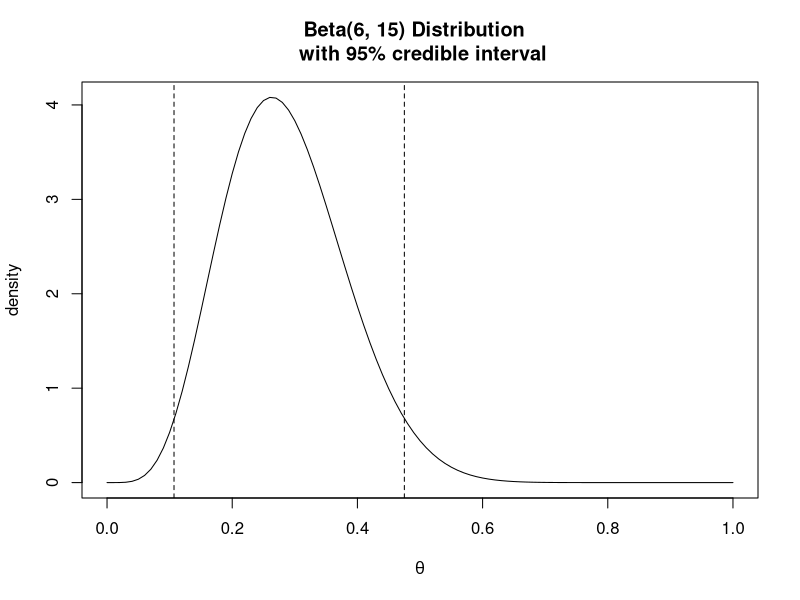

Generate this figure with R:
p <- seq(0, 1, 0.01)
options(repr.plot.width=7, repr.plot.height=4)
plot(p, dbeta(p, 6, 15), type="l", main="Beta(6, 15) Distribution  \n with 95% credible interval",  xlab=expression(theta), ylab="density")
abline(v=0.475, lty="dashed")
abline(v=0.107,  lty="dashed")

#Area under the 95% HDPI
pbeta(0.475, 6, 15)-pbeta(0.107, 6, 15)

#The interval (0.09, 0.465) also a 95% credible interval 
pbeta(0.465, 6, 15)-pbeta(0.09, 6, 15)




